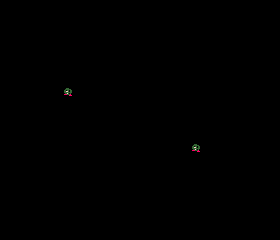

This game map was drawn from its Tiled (.tmx) file and the tilesets committed beside it. A one-line description and the full map source follow:
An orthogonal 35x30 tile map with 8x8 px tiles, 1 tile layer (Tile Layer 1).

<map version="1.9" tiledversion="1.9.2" orientation="orthogonal" renderorder="right-down" width="35" height="30" tilewidth="8" tileheight="8" infinite="0" nextlayerid="2" nextobjectid="1">
 <editorsettings>
  <export target="binaries/titlescreen.bin" format="Breakout" />
 </editorsettings>
 <tileset firstgid="1" source="breakout-tiles.tsx" />
 <layer id="1" name="Tile Layer 1" width="35" height="30">
  <data encoding="csv">
9,9,9,9,9,9,9,9,9,9,9,9,9,9,9,9,9,9,9,9,9,9,9,9,9,9,9,9,9,9,9,9,9,9,9,
9,0,0,0,0,0,0,0,0,0,0,0,0,0,0,0,0,0,0,0,0,0,0,0,0,0,0,0,0,0,0,0,0,0,9,
9,0,0,0,0,0,0,0,0,0,0,0,0,0,0,0,0,0,0,0,0,0,0,0,0,0,0,0,0,0,0,0,0,0,9,
9,0,0,0,0,0,0,0,0,0,0,0,0,0,0,0,1,0,0,0,0,0,0,0,0,0,0,0,0,0,0,0,0,0,9,
9,0,0,0,0,0,0,0,0,0,0,0,0,0,0,0,0,0,0,0,0,0,0,0,0,0,0,0,0,0,0,0,0,0,9,
9,0,0,0,0,0,0,0,0,0,0,0,0,0,0,0,0,0,0,0,0,0,0,0,0,0,0,0,0,0,0,0,0,0,9,
9,0,0,0,0,0,0,0,0,0,0,0,0,0,0,0,0,0,0,0,0,0,0,0,0,0,0,0,0,0,0,0,0,0,9,
9,0,0,0,0,0,0,0,0,0,0,0,0,0,0,0,0,0,0,0,0,0,0,0,0,0,0,0,0,0,0,0,0,0,9,
9,0,0,0,0,0,0,0,0,0,0,0,0,0,0,0,0,0,0,0,0,0,0,0,0,0,0,0,0,0,0,0,0,0,9,
9,0,0,0,0,0,0,0,0,0,0,0,0,0,0,0,0,0,0,0,0,0,0,0,0,0,0,0,0,0,0,0,0,0,9,
9,0,0,0,0,0,0,0,0,0,0,0,0,0,0,0,0,0,0,0,0,0,0,0,0,0,0,0,0,0,0,0,0,0,9,
9,0,0,0,0,0,0,0,138,0,0,0,0,0,0,0,0,0,0,0,0,0,0,0,0,0,0,0,0,0,0,0,0,0,9,
9,0,0,0,0,0,9,9,9,9,9,9,9,9,9,9,9,9,9,0,0,0,0,0,0,0,0,0,0,0,0,0,0,0,9,
9,0,0,0,0,0,9,0,0,0,0,0,0,0,0,0,0,0,9,0,0,0,0,0,0,0,0,0,0,0,0,0,0,0,9,
9,0,0,0,0,0,9,9,9,9,9,9,9,9,9,9,9,9,9,0,0,0,0,0,0,0,0,0,0,0,0,0,0,0,9,
9,0,0,0,0,0,0,0,0,0,0,0,9,9,9,9,9,9,9,9,9,9,9,9,9,9,9,9,9,0,0,0,0,0,9,
9,0,0,0,0,0,0,0,0,0,0,0,9,0,0,0,0,0,0,0,0,0,0,0,0,0,0,0,9,0,0,0,0,0,9,
9,0,0,0,0,0,0,0,0,0,0,0,9,9,9,9,9,9,9,9,9,9,9,9,9,9,9,9,9,0,0,0,0,0,9,
9,0,0,0,0,0,0,0,0,0,0,0,0,0,0,0,0,0,0,0,0,0,0,0,138,0,0,0,0,0,0,0,0,0,9,
9,0,0,0,0,0,0,0,0,0,0,0,0,0,0,0,0,0,0,0,0,0,0,0,0,0,0,0,0,0,0,0,0,0,9,
9,0,0,0,0,0,0,0,0,0,0,0,0,0,0,0,0,0,0,0,0,0,0,0,0,0,0,0,0,0,0,0,0,0,9,
9,0,0,0,0,0,0,0,0,0,0,0,0,0,0,0,0,0,0,0,0,0,0,0,0,0,0,0,0,0,0,0,0,0,9,
9,0,0,0,0,0,0,0,0,0,0,0,0,0,0,0,0,0,0,0,0,0,0,0,0,0,0,0,0,0,0,0,0,0,9,
9,0,0,0,0,0,0,0,0,0,0,0,0,0,0,0,0,0,0,0,0,0,0,0,0,0,0,0,0,0,0,0,0,0,9,
9,0,0,0,0,0,0,0,0,0,0,0,0,0,0,0,0,0,0,0,0,0,0,0,0,0,0,0,0,0,0,0,0,0,9,
9,0,0,0,0,0,0,0,0,0,0,0,0,0,0,0,0,0,0,0,0,0,0,0,0,0,0,0,0,0,0,0,0,0,9,
9,0,0,0,0,0,0,0,0,0,0,0,0,0,0,0,0,0,0,0,0,0,0,0,0,0,0,0,0,0,0,0,0,0,9,
9,0,0,0,0,0,0,0,0,0,0,0,0,0,0,0,0,0,0,0,0,0,0,0,0,0,0,0,0,0,0,0,0,0,9,
9,0,0,0,0,0,0,0,0,0,0,0,0,0,0,0,0,0,0,0,0,0,0,0,0,0,0,0,0,0,0,0,0,0,9,
9,9,9,9,9,9,9,9,9,9,9,9,9,9,9,9,9,9,9,9,9,9,9,9,9,9,9,9,9,9,9,9,9,9,9
</data>
 </layer>
</map>
